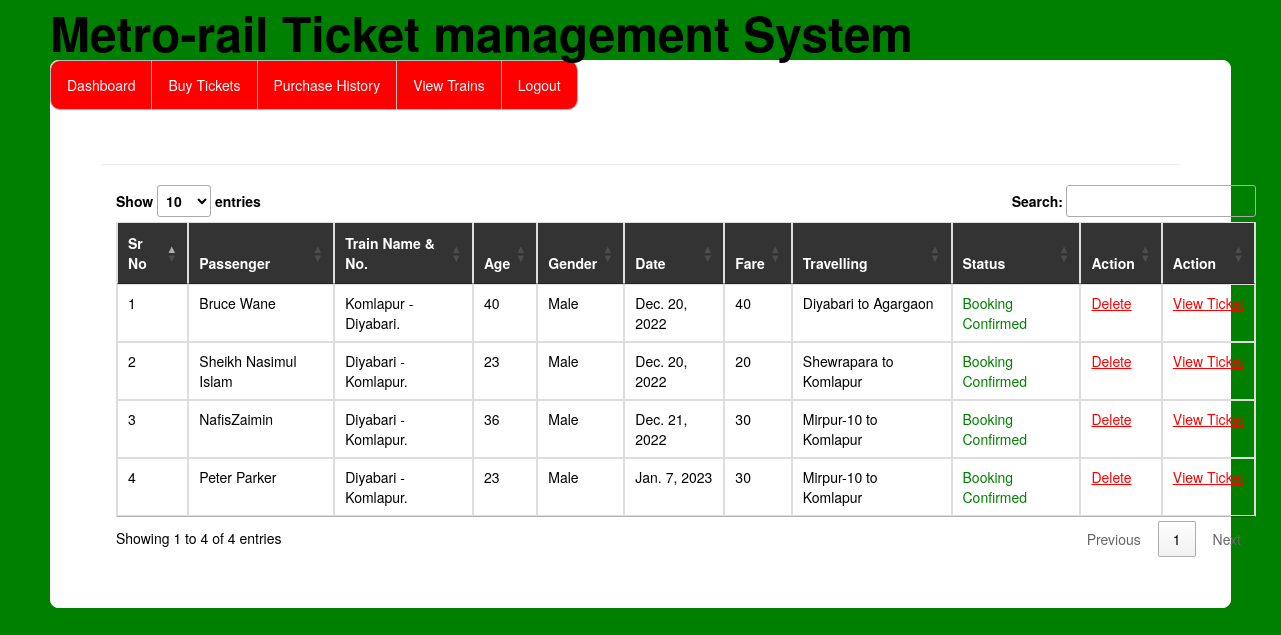
The app's page /my_booking/ (signed in) with its own data.
### railway/models.py (models this page shows, shortened)
class Passenger(models.Model):
    user = models.ForeignKey(Register,on_delete=models.CASCADE,null=True)
    train = models.ForeignKey(Add_Train,on_delete=models.CASCADE,null=True)
    name = models.CharField(max_length=100,null=True)
    age = models.IntegerField(null=True)
    gender = models.CharField(max_length=30,null=True)
    route=models.CharField(max_length=100,null=True)
    status = models.CharField(max_length=30,null=True)
    date1 = models.DateField(null=True)
    fare = models.IntegerField(null=True)

class Add_Train(models.Model):
    trainname = models.CharField(max_length=30,null=True)
    train_no = models.IntegerField(null=True)
    from_city = models.CharField(max_length=30,null=True)
    to_city = models.CharField(max_length=30,null=True)
    departuretime=models.CharField(max_length=30,null=True)
    arrivaltime=models.CharField(max_length=30,null=True)
    trevaltime=models.CharField(max_length=100,null=True)
    distance=models.IntegerField(null=True)

### railway/views.py (the view)
# urls.py: path('my_booking/',my_booking,name="my_booking"),
def my_booking(request):
    if not request.user.is_authenticated:
        return redirect('login')
    user2 = User.objects.filter(username=request.user.username).get()
    user1 = Register.objects.filter(user=user2).get()
    pro = Passenger.objects.filter(user=user1)
    book = Book_ticket.objects.filter(user=user1)
    d = {'user':user1,'pro':pro,'book':book}
    return render(request,'my_booking.html',d)

### railway/templates/my_booking.html (shortened to what this page needs)
{% extends 'navigation2.html' %}
{% load static %}
{% block b %}
<div style="color:Black;border:1px solid white;border-radius:8px;background-color:white;padding:50px">
        <h3><strong>Booking Details</strong></h3><hr>
<div class="container">
<table class="table table-bordered" id="myTable">
  <thead style="color:white;background-color:#333">
  <tr>
    <th>Sr No</th>
    <th>Passenger</th>
      <th>Train Name & No.</th>
      <th>Age</th>
    <th>Gender</th>
    <th>Date</th>
       <th>Fare</th>
       <th>Travelling</th>
       <th>Status</th>
    <th>Action</th>
     <th>Action</th>
  </tr>
  </thead>
   <tbody>
    {% for i in pro %}
  <tr>
    <td>{{forloop.counter}}</td>
    <td>{{i.name}}</td>
    <td>{{i.train.trainname}}. {{i.train.tran_no}}</td>
      <td>{{i.age}}</td>
      <td>{{i.gender}}</td>
      <td>{{i.date1}}</td>
      <td>{{i.fare}}</td>
      <td>{{i.route}}</td>
      {% if i.status == 'set' %}
      <td style="color:green">Booking Confirmed</td>
      {% else %}
      <td style="color:red">No Transaction</td>
      {% endif %}
    <td><a href="{% url 'delte_my_booking' i.id %}" style="color:red"><u>Delete</u></a>
    <td><a href="{% url 'view_ticket' i.id %}" style="color:red"><u>View&nbsp;Ticket</u></a>
    </td>
  </tr>
    {% endfor %}
    </tbody>
</table>
 </div>
</div>
{% endblock %}

### railway/templates/navigation2.html (shortened to what this page needs)
{% extends 'head.html' %}
{% load static %}
{% block body %}
<link rel = stylesheet href = "//cdn.datatables.net/1.10.19/css/jquery.dataTables.min.css">
<ul class="id2">
  <li class="id1"><a href="{% url 'dashboard' %}">Dashboard</a></li>
  <li class="id1"><a href="{% url 'search_train' %}">Buy Tickets</a></li>
  <li class="id1"><a href="{% url 'my_booking' %}">Purchase History</a></li>
  <li class="id1"><a href="{% url 'user_view_train' %}">View Trains</a></li>
  <li class="id1"><a href="{% url 'log_out' %}">Logout</a></li>
</ul>
{% block b %}
{% endblock %}
{% endblock %}

### railway/templates/head.html (shortened to what this page needs)
<!DOCTYPE html>
<html lang="en">
<head>
  <link rel="stylesheet" href="https://maxcdn.bootstrapcdn.com/bootstrap/3.4.1/css/bootstrap.min.css">
</head>
<body style="background-color:Green;margin-left:50px;margin-right:50px;margin-bottom:20px">
    <h3 style="color:Black;background-color: Green;border-radius:10px;"><strong><font size="16">Metro-rail Ticket management System </font>
    </strong></h3>
</body>
{% block body %}
{% endblock %}
</html>

### railway/templates/head.html (style rules this page uses)
h3 { margin:0px;padding-top:7px;padding-buttom:7px;color:white; }

### railway/templates/navigation2.html (style rules this page uses)
.id2 { list-style-type: none; margin: 0; padding: 0; overflow: hidden; background-color: Red; border-radius:10px; border:1px solid #bbb; }
.id1 { float: left; border-right:1px solid #bbb; }
.id2 { float: left; border-left:1px solid #bbb; }
li:last-child { border-right: none; }
li a { display: block; color: white; text-align: center; padding: 14px 16px; text-decoration: none; }

### records on screen
Passenger: name "Bruce Wane", train.trainname "Komlapur - Diyabari", age "40", gender "Male", date1 "Dec. 20, 2022", fare "40", route "Diyabari to Agargaon", status "Booking Confirmed"
Passenger: name "Sheikh Nasimul Islam", train.trainname "Diyabari - Komlapur", age "23", gender "Male", date1 "Dec. 20, 2022", fare "20", route "Shewrapara to Komlapur", status "Booking Confirmed"
Passenger: name "NafisZaimin", train.trainname "Diyabari - Komlapur", age "36", gender "Male", date1 "Dec. 21, 2022", fare "30", route "Mirpur-10 to Komlapur", status "Booking Confirmed"
Passenger: name "Peter Parker", train.trainname "Diyabari - Komlapur", age "23", gender "Male", date1 "Jan. 7, 2023", fare "30", route "Mirpur-10 to Komlapur", status "Booking Confirmed"
